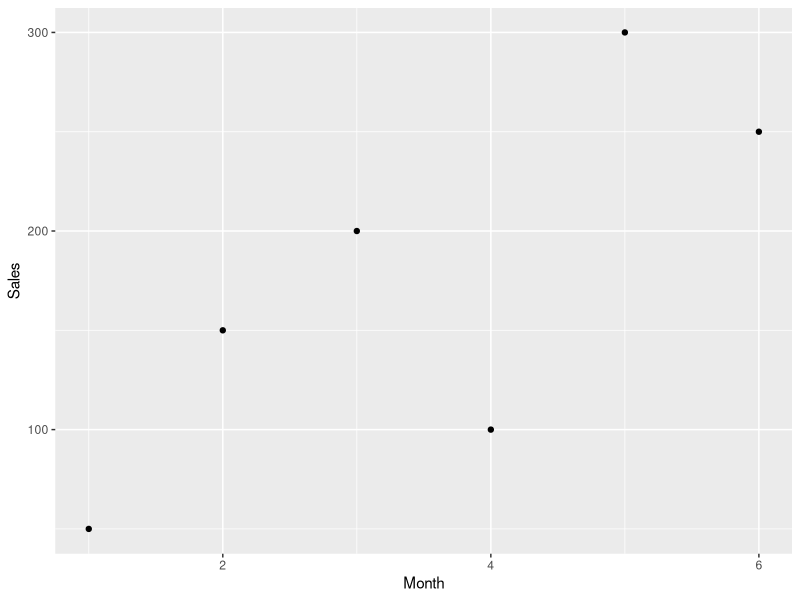
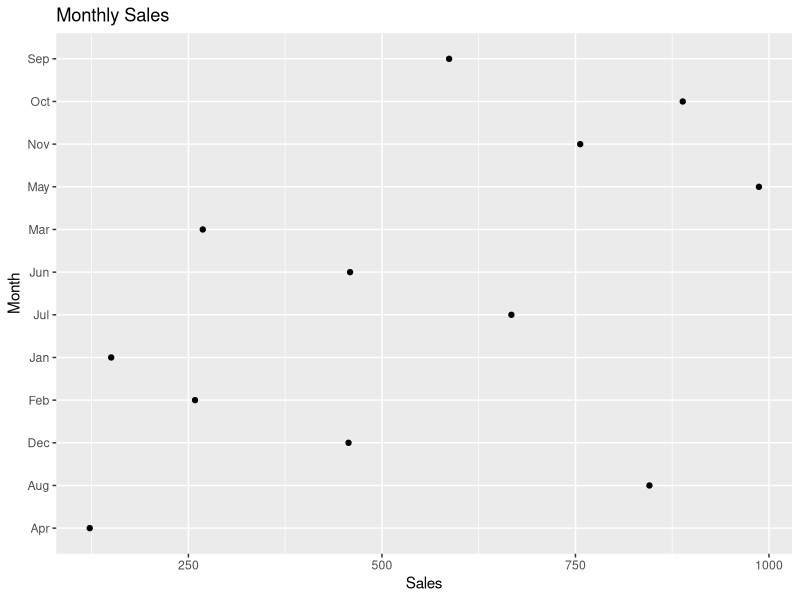

Reproduce these figures in R, in order.
# Name: Michaela Pierce
# Module 1: Assignment 2
# Date: 3/13/24


################################################################################


#==Question 1: Simple Vector Assignment

#1) Create an object called student_num and assign it the values 1 through 75. 
    student_num <- (1:75) # or student_num <- seq(1,75)

#2) Write the code to display the contents of student_num 
    print(student_num) # or student_num
################################################################################


#==Question 2: Loading Packages and Plotting Data
    
# 1) Write the code to load the tidyverse package. 
     library(tidyverse)

# 2) Create an object called sales. 
     #sales <-

# 3) Add the following values to sales (in this order): 50, 150, 200, 100, 300, 250 
     sales <- c(50, 150, 200, 100, 300, 250) 

# 4) Create another object called month. 
     #month <-

# 5) Add the following values to month (in this order): 1,2,3,4,5,6 
     month <- c(1, 2, 3, 4, 5, 6)

# 6) Use the qplot function to create a scatterplot with sales on the y-axis and month on the x-axis.
     qplot(month, sales, geom = "point", xlab = "Month", ylab= "Sales")

# 7) Add the following comment to your script and answer the question on the same line:
     #What month had the largest sales? What was the amount? Month 5 ; 300
################################################################################


#==Question 3: Working with Vectors and Data Types
     
# 1) Create a vector called months and add the months of the year (e.g., Jan, Feb, Mar, etc.).
     months <- c("Jan", "Feb", "Mar", "Apr", "May", "Jun", "Jul", "Aug", "Sep", "Oct", "Nov", "Dec")

     
# 2) Add the following comment to your script and answer the question on the same line: 
     typeof(months) #What type of vector is this (hint: use typeof() or look in environment pane)? character (chr)
     
     
# 3) Create a vector called days and add the days of the week (Mon.-Sat.) except for Sunday where you should enter the number 7. 
     days <- c("Mon", "Tue", "Wed", "Thu", "Fri", "Sat", 7)

          
# 4) Add the following comments to your script and answer the question on the same line: 
     #How is the number 7 treated in the vector (as a double or character)? It is treated as a double.
     typeof(7)
     #Why? Because 7 was not stored as a string (using quotation marks), it was stored as a numeric value.
     #Numeric values are stored as doubles by default unless specified with an 'L' after each number.

     # I did research this to better understand. The sources I used are specified below.
     #https://afit-r.github.io/numbers/#:~:text=By%20default%2C%20when%20you%20create,L%20directly%20after%20each%20number.
     #https://uc-r.github.io/integer_double/

          
# 5) Write the following code: 
     Days <- c(1:7) 
     

# 6) Add the following comments to your script and answer the question on the same line: 
     #Do Days and days contain the same values?  No
     #If they are different, what data type is Days and days? Days is integer (int) data type. days is character (chr) data type.


################################################################################


#==Question 4: Data Frames 
# 7) Create a new data frame called Yearly_Sales. This data frame will contain two vectors with name for the 
     #first vector being month and the second vector being sales. For month, type out the abbreviation for the 
     #12 months of the year (e..g, Jan). For sales, add the following values: 150.25, 258.54, 268.55, 122.52, 
     #987, 458.82, 667.23, 845.54, 586.78, 888.58, 756.12, 456.84.
     month <- c("Jan", "Feb", "Mar", "Apr", "May", "Jun", "Jul", "Aug", "Sep", "Oct", "Nov", "Dec")
     sales <- c(150.25, 258.54, 268.55, 122.52, 987, 458.82, 667.23, 845.54, 586.78, 888.58, 756.12, 456.84)
     Yearly_sales <- data.frame(month, sales)
     
     
# 8) Add the following comments to your script and answer the question on the same line 
     #Open data frame from the environment pane. 
     #Which month had the most sales? May = 987
     #Which month had the least sales? Apr = 122.52

     
# 9) Finally, add the code to the script that would create a qplot with month on the y-axis and sales on the x
     #axis (hint: to select a column of data you use the $ sign as in yearly_sales$sales).
     library(ggplot2)
     qplot(data = Yearly_sales, y = Yearly_sales$month, x = Yearly_sales$sales,
           main = "Monthly Sales", xlab = "Sales", ylab = "Month")
     
